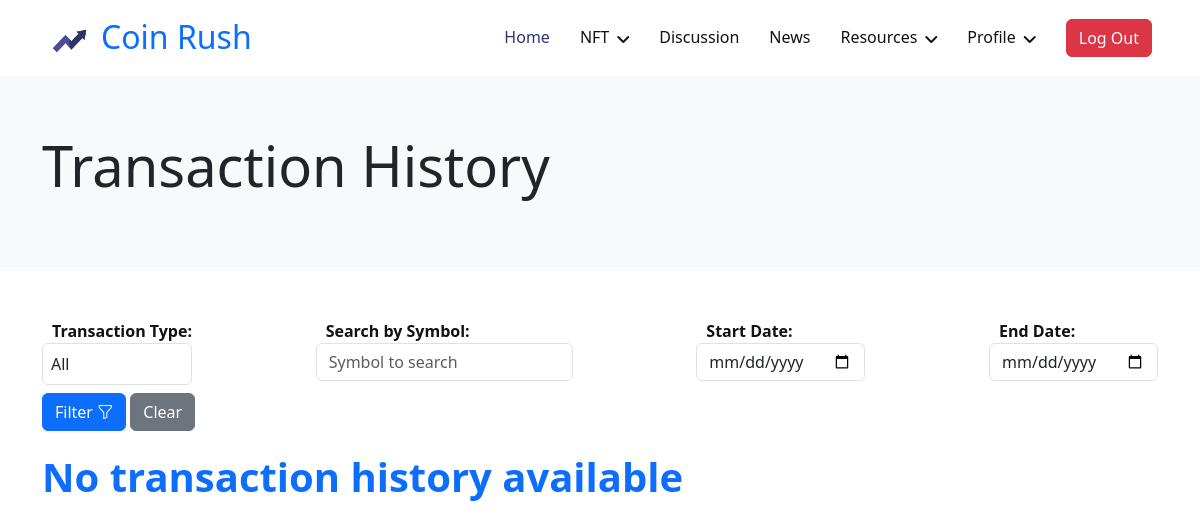
The app's page /transaction-history/ (signed in), older data.
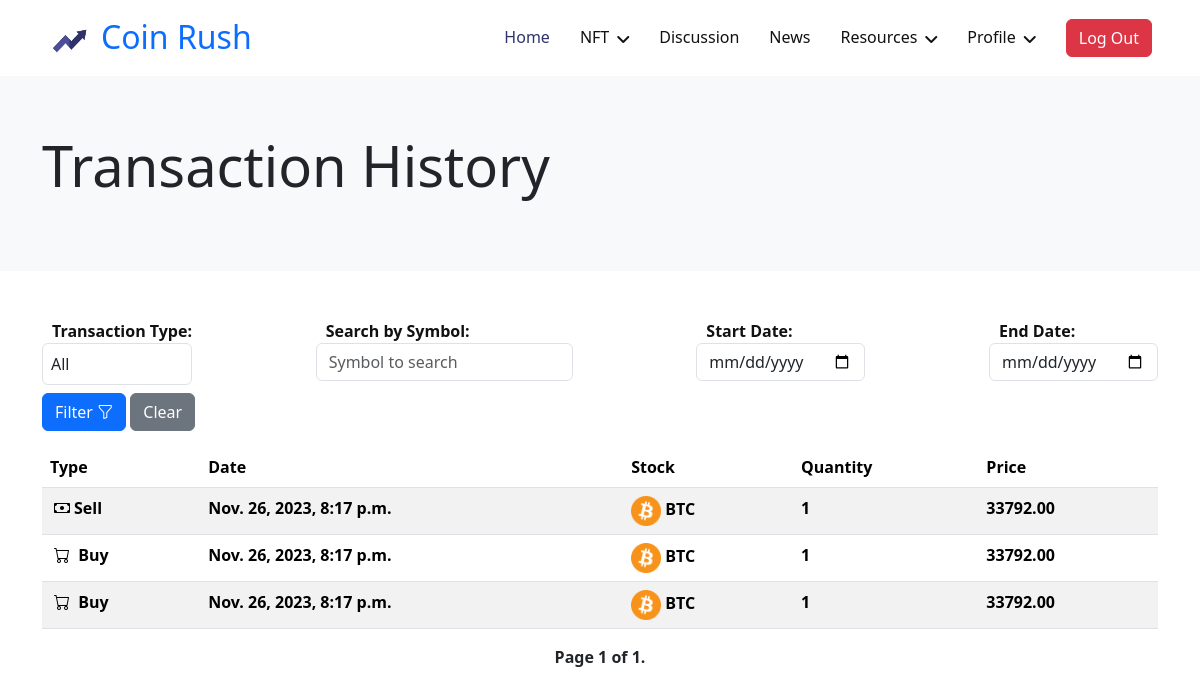
The same page, newer data.
### coinRush/models.py (models this page shows, shortened)
class Transaction(models.Model):
    TYPE = [("BUY", "Buy"), ("SELL", "Sell")]
    user = models.ForeignKey(User, on_delete=models.CASCADE)
    stock = models.ForeignKey(Stock, on_delete=models.CASCADE)
    transaction_type = models.CharField(max_length=10, choices=TYPE, default="BUY")
    quantity = models.PositiveIntegerField(default=0)
    price = models.DecimalField(max_digits=10, decimal_places=2)
    timestamp = models.DateTimeField(auto_now_add=True)

class Stock(models.Model):
    symbol = models.CharField(max_length=10, unique=True)
    company_name = models.CharField(max_length=255)
    current_price = models.DecimalField(max_digits=10, decimal_places=2)
    market_cap = models.DecimalField(max_digits=10, decimal_places=2)
    last_updated = models.DateTimeField(auto_now=True)
    image = models.ImageField(upload_to="stock_pics/", blank=True, null=True)
    def __str__(self):
        return self.symbol

### coinRush/views.py (the view)
# urls.py: path("transaction-history/", views.transaction_history, name="transaction-history"),
@login_required(login_url="/login/")
def transaction_history(request):
    user = request.user
    transactions = Transaction.objects.filter(user=user).order_by("-timestamp")
    if request.method == "GET":
        form = TransactionFilterForm(request.GET)
        if form.is_valid():
            transaction_type = form.cleaned_data.get("transaction_type")
            stock_symbol = form.cleaned_data.get("stock_symbol")
            start_date = form.cleaned_data.get("start_date")
            end_date = form.cleaned_data.get("end_date")
            if start_date and end_date and start_date > end_date:
                form.add_error(
                    "start_date", "Start date cannot be greater than end date."
                )
            else:
                if transaction_type:
                    transaction_type = transaction_type.capitalize()
                    transactions = transactions.filter(
                        transaction_type=transaction_type
                    )
                if stock_symbol:
                    transactions = transactions.filter(
                        stock__symbol__icontains=stock_symbol
                    )
                if start_date:
                    transactions = transactions.filter(timestamp__gte=start_date)
                if end_date:
                    transactions = transactions.filter(timestamp__lte=end_date)
    items_per_page = 10
    paginator = Paginator(transactions, items_per_page)
    page = request.GET.get("page")
    try:
        transactions = paginator.page(page)
    except PageNotAnInteger:
        transactions = paginator.page(1)
    except EmptyPage:
        transactions = paginator.page(paginator.num_pages)
    form = TransactionFilterForm(request.GET)
    return render(
        request,
        "transaction/transaction_history.html",
        {"transactions": transactions, "form": form},
    )

### coinRush/forms.py (shortened to what this page needs)
class TransactionFilterForm(forms.Form):
    TYPE = [("BUY", "Buy"), ("SELL", "Sell")]
    transaction_type = forms.ChoiceField(
        label="Transaction Type", choices=[("", "All")] + TYPE, required=False
    )
    stock_symbol = forms.CharField(
        label="Search by Symbol",
        max_length=10,
        required=False,
        widget=forms.TextInput(),
    )
    start_date = forms.DateField(
        label="Start Date",
        required=False,
        widget=forms.TextInput(attrs={"type": "date"}),
    )
    end_date = forms.DateField(
        label="End Date", required=False, widget=forms.TextInput(attrs={"type": "date"})
    )

### coinRush/forms.py (called while the page is built)
    def clean(self):
        cleaned_data = super().clean()
        start_date = cleaned_data.get("start_date")
        end_date = cleaned_data.get("end_date")
        if start_date and end_date and start_date > end_date:
            raise forms.ValidationError("Start date cannot be greater than end date.")

### coinRush/templates/transaction/transaction_history.html (shortened to what this page needs)
{% extends "Base/base.html" %} {% block title %}Transaction{% endblock %}
{% load static %}
{% block banner %}
    <div class="container-fluid hero-header bg-light py-2 mb-5">
        <div class="container py-5">
            <div class="row g-5 align-items-center">
                <div class="col-lg-9">
                    <h1 class="display-4 mb-3 animated slideInDown">Transaction History</h1>
                </div>
                <div class="col-lg-3 animated fadeIn">
                </div>
            </div>
        </div>
    </div>
{% endblock %}
{% block content %}
    <div class="container">
        <form method="get" class="mb-3">
        <div class="mb-2 d-flex justify-content-between flex-wrap my-2">
            {% for field in form %}
            <div class="form-group">
                {{ field.label_tag }}
                {{ field }}
                </div>
            {% endfor %}
        </div>
            <button type="submit" class="btn btn-primary ">Filter <i class="bi bi-funnel"></i></button>
   <a href="{% url 'transaction-history' %}" class="btn btn-secondary">Clear</a>
        </form>
        {% if transactions %}
            <div class="table-responsive">
                <table class="table table-striped">
                    <thead>
                    <tr>
                        <th>Type</th>
                        <th>Date</th>
                        <th>Stock</th>
                        <th>Quantity</th>
                        <th>Price</th>
                    </tr>
                    </thead>
                    <tbody>
                    {% for transaction in transactions %}
                        <tr>
                            <th>{% if transaction.transaction_type == 'Buy' %}<i class="bi bi-cart mx-1"></i> {% else %}
                                <i class="bi bi-cash mx-1"></i>{% endif %}{{ transaction.transaction_type }}</th>
                            <th>{{ transaction.timestamp }}</th>
                            <th><img src="{{ transaction.stock.image.url }}" alt="{{ transaction.stock.symbol }}"
                                     width="30"
                                     height="30"> {{ transaction.stock }}</th>
                            <th>{{ transaction.quantity }}</th>
                            <th>{{ transaction.price }}</th>
                        </tr>
                    {% endfor %}
                    </tbody>
                </table>
            </div>
            <div class="pagination justify-content-center mb-5">
                <span class="step-links ">
                    <span class="current fw-bold">
                        Page {{ transactions.number }} of {{ transactions.paginator.num_pages }}.
                    </span>
                </span>
            </div>
        {% else %}
            <p class="fw-bold text-primary mb-5" style="font-size: 40px">No transaction history available</p>
        {% endif %}
    </div>
{% endblock %}

Row changes from the older to the newer data that the page shows:
added Transaction: stock.image (picture)
added Transaction: stock.image (picture)
added Transaction: stock.image (picture)
Text that changed along with them:
{{ transactions.number }}: (not shown) → "1"
{{ transactions.paginator.num_pages }}: (not shown) → "1"
text no longer shown: "No transaction history available"
text now shown: "Type Date Stock Quantity Price Page of ."
